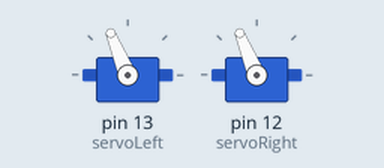
Simulated run of this sketch. Board: Arduino Uno, built with avr-gcc and run on an emulated ATmega328P. Parts: 2 × servo.

Above: at 0.91 s.
At 15.35 s:
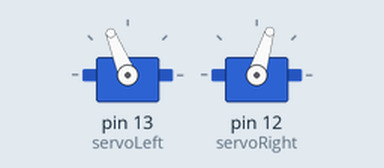
At 23.06 s:
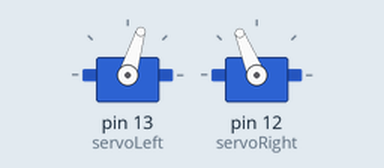
At 29.6 s:
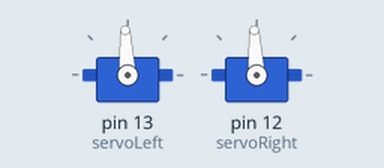
Timing chart, 0 to 34.5 s (numbered marks = the images above):
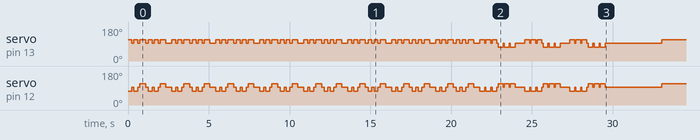

Measured:
- by itself, servo on pin 12 (servoRight): 73° → 93° at 0.23 s, → 73° 0.14 s later, → 93° 0.23 s later, → 112° 0.14 s later, … (132 changes in this stretch)
- by itself, servo on pin 13 (servoLeft): 112° → 93° at 0.23 s, → 112° 0.14 s later, → 93° 0.23 s later, → 112° 0.14 s later, … (132 changes in this stretch)

The sketch:

arudino3.ino
```cpp
#include <Servo.h>
Servo servoRight;
Servo servoLeft;

void setup()
{
  servoLeft.attach(13);
  servoRight.attach(12);
  servoLeft.writeMicroseconds(1500);
  servoRight.writeMicroseconds(1500);
}

void loop()
{

  {
    int z = 1;
    for (int n = 8; n > 0; n = n - z)
    {
      SQ1();
      SQ3();
    }
  }
  SQ2();
  delay(2920);
  SQ4();
  SQ5();
  {
    int s = 1;
    for(int n = 10; n > 0; n = n - s)
    {
      SQ1();
      SQ3();
    }
  }
  SQ6();
  SQ2();
  delay(2920);
  SQ4();
  SQ5();
}


void SQ1()
{
  int q = 1;
  for (int n = 2; n > 0; n = n - q)
  {
    int x = 1;
    for (int n = 2; n > 0; n = n - x)
    {
      servoLeft.writeMicroseconds(1700);
      servoRight.writeMicroseconds(1300);
      delay(230);
      servoLeft.writeMicroseconds(1500);
      servoRight.writeMicroseconds(1500);
      delay(140);
    }
    servoRight.writeMicroseconds(1700);
    servoLeft.writeMicroseconds(1700);
    delay(350);
    servoRight.writeMicroseconds(1500);
    servoLeft.writeMicroseconds(1500);
    delay(170);
  }
}

void SQ2()
{
  int q = 1;
  for(int n = 3; n > 0; n = n - q)
  {
    int x = 1;
    for(int n = 3; n > 0; n = n - x)
    {
      servoLeft.writeMicroseconds(1700);
      servoRight.writeMicroseconds(1300);
      delay(300);
      servoLeft.writeMicroseconds(1500);
      servoRight.writeMicroseconds(1500);
      delay(80);
    }
    int p = 1;
    for(int n = 3; n > 0; n = n - p)
    {
      servoLeft.writeMicroseconds(1300);
      servoRight.writeMicroseconds(1700);
      delay(300);
      servoLeft.writeMicroseconds(1500);
      servoRight.writeMicroseconds(1500);
      delay(80);
    }
    delay(500);
  }
}

void SQ3()
{
  servoLeft.writeMicroseconds(1500);
  servoRight.writeMicroseconds(1500);
  delay(200);
}

void SQ4()
{
 // int s = 1;
  //for(int n = 6; n > 0; n = n - s)
 {
  servoLeft.writeMicroseconds(1700);
  servoRight.writeMicroseconds(1700);
  delay(22400);
 }
}

void SQ5()
{
  int v = 1;
  for(int n = 35; n > 0; n = n - v)
  {
    servoLeft.writeMicroseconds(1700);
    servoRight.writeMicroseconds(1300);
    delay(300);
    servoLeft.writeMicroseconds(1700);
    servoRight.writeMicroseconds(1700);
    delay(300);
  }
}

void SQ6()
{
  servoLeft.writeMicroseconds(1300);
  servoRight.writeMicroseconds(1300);
  delay(600);
}
```
